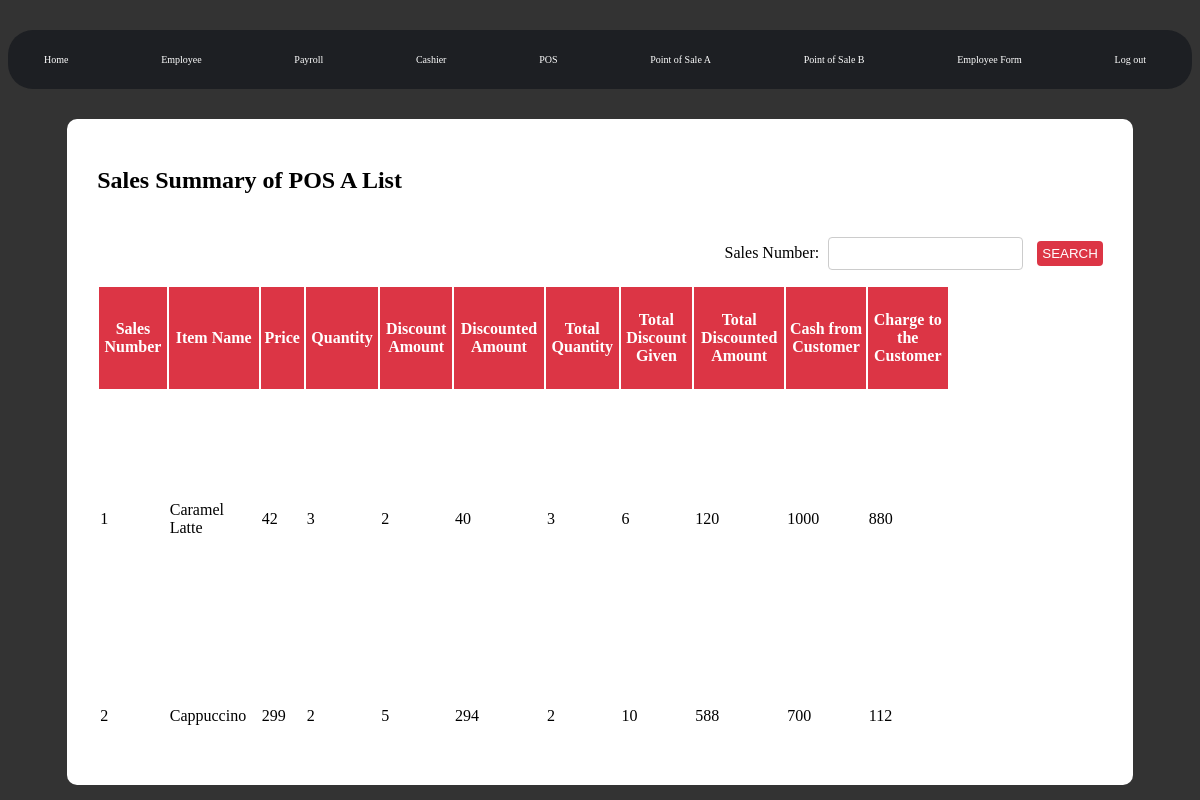
Page /PHP/php/point_of_sale.php on the committed database.
### tables this page shows
CREATE TABLE `pos2_tbl` (
  `pos1_id` int(10) NOT NULL,
  `order_summary` varchar(50) NOT NULL,
  `price` int(10) NOT NULL,
  `quantity` int(10) NOT NULL,
  `discount_amount` int(10) NOT NULL,
  `discounted_amount` int(10) NOT NULL,
  `total_quantity` int(10) NOT NULL,
  `total_dicount_given` int(10) NOT NULL,
  `total_discounted_amount` int(10) NOT NULL,
  `cash_given` int(10) NOT NULL,
  `customer_change` int(10) NOT NULL
);

### PHP/php/point_of_sale.php (the view, shortened to what this page needs)
<!DOCTYPE html>
<html lang="en" dir="ltr">
  <head>
  </head>
  <body>
    <div id="nav">
      <a href="home0.php">Home</a>
      <a href="employeelist.php">Employee</a>
      <a href="payroll.php">Payroll</a>
      <a href="cashier.php">Cashier</a>
      <a href="pos.php">POS</a>
      <a href="point_of_saleA.php">Point of Sale A</a>
      <a href="point_of_sale.php">Point of Sale B</a>
      <a href="employee_application.php">Employee Form</a>
      <a href="logout0.php">Log out</a>
    </div>
    <div class="container">
      <br>
      <h2>Sales Summary of POS A List</h2>
      <br>
      <div id='searchbtnn'style="float:right;">
        <span style="margin-top:5px;">Sales Number:</span>
        <input type="text" style="margin-top:5px;" id="sales_no" name="sales_no">
        <button type="submit" id="search" name="search_btn" class="btn btn-danger" style="padding:5px; margin-bottom:5px;">SEARCH</button>
      </div>
      <table class="table table-bordered table-hover" id="tble" style=" width: 80%; height: 500px;"  style="overflow-x:auto;">
        <thead  style="overflow-x:auto;">
          <tr>
            <th style="height: 100px; width:0.5px;">Sales Number</th>
            <th style="height: 30px; width:0.5px;">Item Name</th>
            <th style="height: 30px; width:1px;">Price</th>
            <th style="height: 30px; width:1px;">Quantity</th>
            <th style="height: 30px; width:1px;">Discount Amount</th>
            <th style="height: 30px; width:1px;">Discounted Amount</th>
            <th style="height: 30px; width:1px;">Total Quantity </th>
            <th style="height: 30px; width:1px;">Total Discount Given</th>
            <th style="height: 30px; width:1px;">Total Discounted Amount</th>
            <th style="height: 30px; width:1px;">Cash from Customer</th>
            <th style="height: 30px; width:1px;">Charge to the Customer</th>
          </tr>
        </thead>
        <tbody>
          <?php
          $conn = Openconn();
          $sql = "SELECT pos1_id, order_summary, price, quantity, discount_amount, discounted_amount, total_quantity, total_dicount_given, total_discounted_amount, cash_given, customer_change FROM pos2_tbl";
          $result = $conn->query($sql);
          if ($result->num_rows > 0) {
            while ($row = $result->fetch_assoc()) {
          echo "<tr><td>" . $row["pos1_id"] . "</td>
          <td>" . $row["order_summary"] . "</td>
          <td>" . $row["price"] . "</td>
          <td>" . $row["quantity"] . "</td>
          <td>" . $row["discount_amount"] . "</td>
          <td>" . $row["discounted_amount"] . "</td>
          <td>" . $row["total_quantity"] . "</td>
          <td>" . $row["total_dicount_given"] . "</td>
          <td>" . $row["total_discounted_amount"] . "</td>
          <td>". $row["cash_given"] . "</td>
          <td>". $row["customer_change"] . "</td>
          </tr>";
          }
          echo "</table>";
            } else {
          echo "0 results";
          }
          ?>
    </div>
  </body>
</html>

### PHP/php/point_of_sale.php (style rules this page uses)
body { background: rgba(0,0,0,0.8)url(https://scontent.fmnl3-2.fna.fbcdn.net/v/t1.15752-9/327340943_1162145364438497_3914334475659818867_n.jpg?_nc_cat=100&ccb=1-7&_nc_sid=ae9488&_nc_eui2=AeGYlvd5gUbIW_6NKKq2sB7Cubl4fiZQV4i5uXh-JlBXiDDwaHK81-swwNf3T0OZeBBW6CXBfL8UvjSmFsmOMI89&_nc_ohc=fnX7Hj_nL4YAX-gzMc5&_nc_ht=scontent.fmnl3-2.fna&oh=03_AdS4rgnRnjGMtxec46JedInzNATp8gjLPetkbBuB0dDXuA&oe=63FBC446) no-repeat center center fixed; background-size: cover; }
input { display: table-cell; margin: 5px; }
table th { height: 30%; width: 90%; }
table thead { background: #dc3545; }
table thead tr th { color: #fff; width: 70px; }
table { margin-left: 30px; }
h2 { margin-top:30px; margin-bottom: 20px; margin-left: 30px; }
.container { background-color: white; height: 600%; width: 90%; margin: auto; margin-top: 30px; border-radius: 10px; }
table { height: 600%; width: 90%; }
#nav { background-color: #333; overflow: hidden; margin-top: 30px; border-top-left-radius: 25px; border-top-right-radius: 25px; border-bottom-left-radius: 25px; border-bottom-right-radius: 25px; }
#nav a { float: left; color: #f2f2f2; text-align: center; padding: 14px 16px; text-decoration: none; font-size: 10px; font-family: montserrat; }
#nav { display: flex; justify-content: space-between; align-items: center; background-color: #1d1f23; color: white; padding: 10px 20px; }
#nav a { color: white; text-decoration: none; margin-right: 10px; }
input[type="text"] { margin-right: 10px; padding: 8px; border-radius: 4px; border: 1px solid #ccc; }
button[type="submit"] { padding: 8px 16px; border-radius: 4px; background-color: #dc3545; color: #fff; border: none; }
#searchbtnn { margin-right: 30px; margin-bottom: 10px; }

### rows in the picture
pos2_tbl: pos1_id "1", order_summary "Caramel Latte", price "42", quantity "3", discount_amount "2", discounted_amount "40", total_quantity "3", total_dicount_given "6", total_discounted_amount "120", cash_given "1000", customer_change "880"
pos2_tbl: pos1_id "2", order_summary "Cappuccino", price "299", quantity "2", discount_amount "5", discounted_amount "294", total_quantity "2", total_dicount_given "10", total_discounted_amount "588", cash_given "700", customer_change "112"
